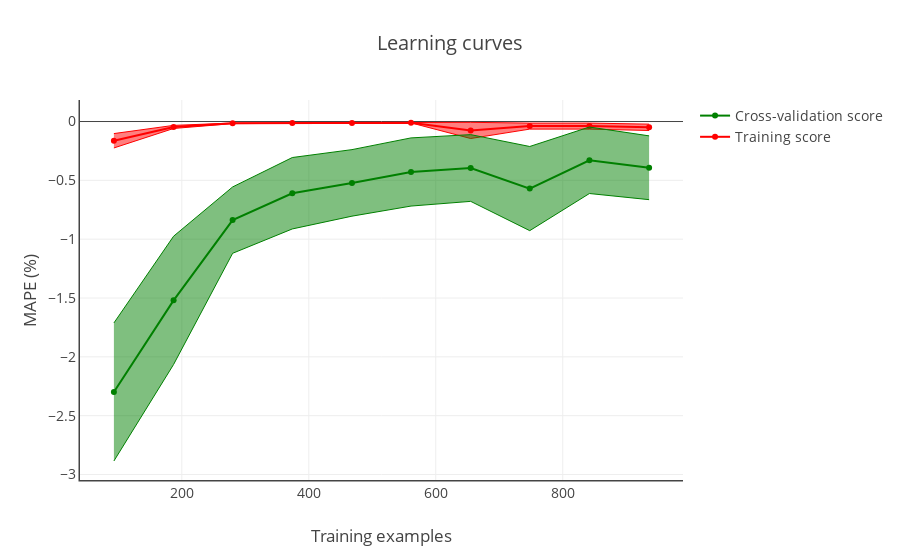

Source (notebook cell):
### Code cell
learning_curves = plot_learning_curve(
    estimator=pipeline_full,
    X=X_train,
    y=y_train,
    scoring=mape_scorer,
    cv=5,
    train_sizes=np.linspace(.1, 1.0, 10),
    n_jobs=-1,
    title='Learning curves',
    xtitle='Training examples',
    ytitle='MAPE (%)')

py.iplot(learning_curves, filename='mvc/learning_curves')

### Figure 1 — Plotly figure (JSON) as saved in the notebook; plotly's stock layout.template omitted (floating-point values rounded to 4 significant figures)
{"data": [{"marker": {"color": "red"}, "name": "Training score", "type": "scatter", "x": [93, 187, 280, 374, 468, 561, 655, 748, 842, 936], "y": [-0.1636, -0.04588, -0.01534, -0.01296, -0.01242, -0.01035, -0.07554, -0.03891, -0.03881, -0.04918]}, {"line": {"color": "red", "width": 1}, "mode": "lines", "showlegend": false, "type": "scatter", "x": [93, 187, 280, 374, 468, 561, 655, 748, 842, 936], "y": [-0.1025, -0.03281, -0.013, -0.01136, -0.01147, -0.009153, -0.006735, -0.01332, -0.01323, -0.02218]}, {"fill": "tonexty", "line": {"color": "red", "width": 1}, "mode": "lines", "showlegend": false, "type": "scatter", "x": [93, 187, 280, 374, 468, 561, 655, 748, 842, 936], "y": [-0.2246, -0.05896, -0.01769, -0.01455, -0.01336, -0.01154, -0.1443, -0.0645, -0.06438, -0.07617]}, {"marker": {"color": "green"}, "name": "Cross-validation score", "type": "scatter", "x": [93, 187, 280, 374, 468, 561, 655, 748, 842, 936], "y": [-2.299, -1.52, -0.838, -0.6095, -0.5217, -0.4289, -0.3949, -0.5699, -0.3294, -0.3929]}, {"line": {"color": "green", "width": 1}, "mode": "lines", "showlegend": false, "type": "scatter", "x": [93, 187, 280, 374, 468, 561, 655, 748, 842, 936], "y": [-1.712, -0.9749, -0.5559, -0.306, -0.2389, -0.1391, -0.1113, -0.2122, -0.04675, -0.1217]}, {"fill": "tonexty", "line": {"color": "green", "width": 1}, "mode": "lines", "showlegend": false, "type": "scatter", "x": [93, 187, 280, 374, 468, 561, 655, 748, 842, 936], "y": [-2.885, -2.065, -1.12, -0.913, -0.8045, -0.7186, -0.6785, -0.9276, -0.612, -0.664]}], "layout": {"font": {"size": 14}, "hovermode": "closest", "title": "Learning curves", "xaxis": {"linewidth": 1.5, "showline": true, "title": "Training examples"}, "yaxis": {"linewidth": 1.5, "showline": true, "title": "MAPE (%)"}}}
